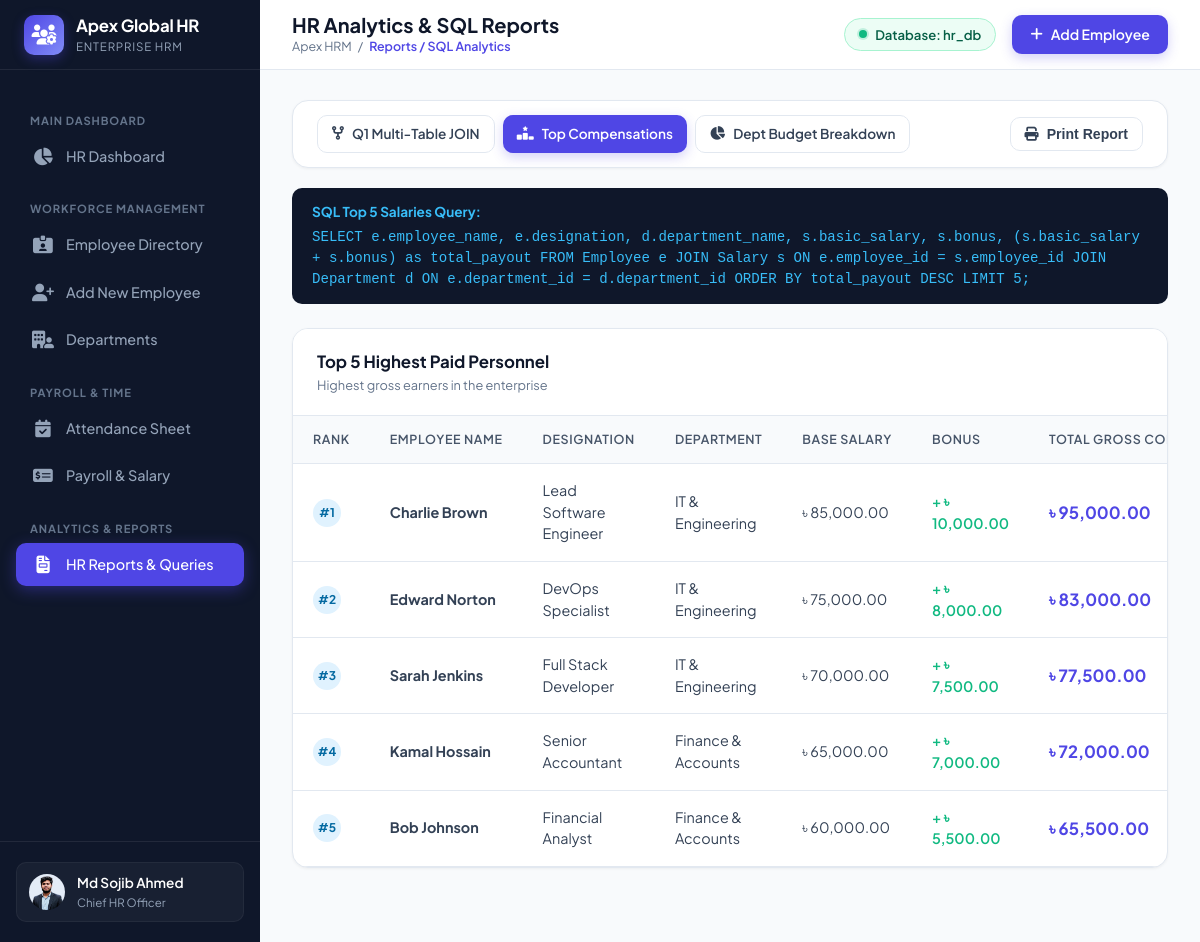
The page /reports.php?tab=q2 on the database as committed earlier.
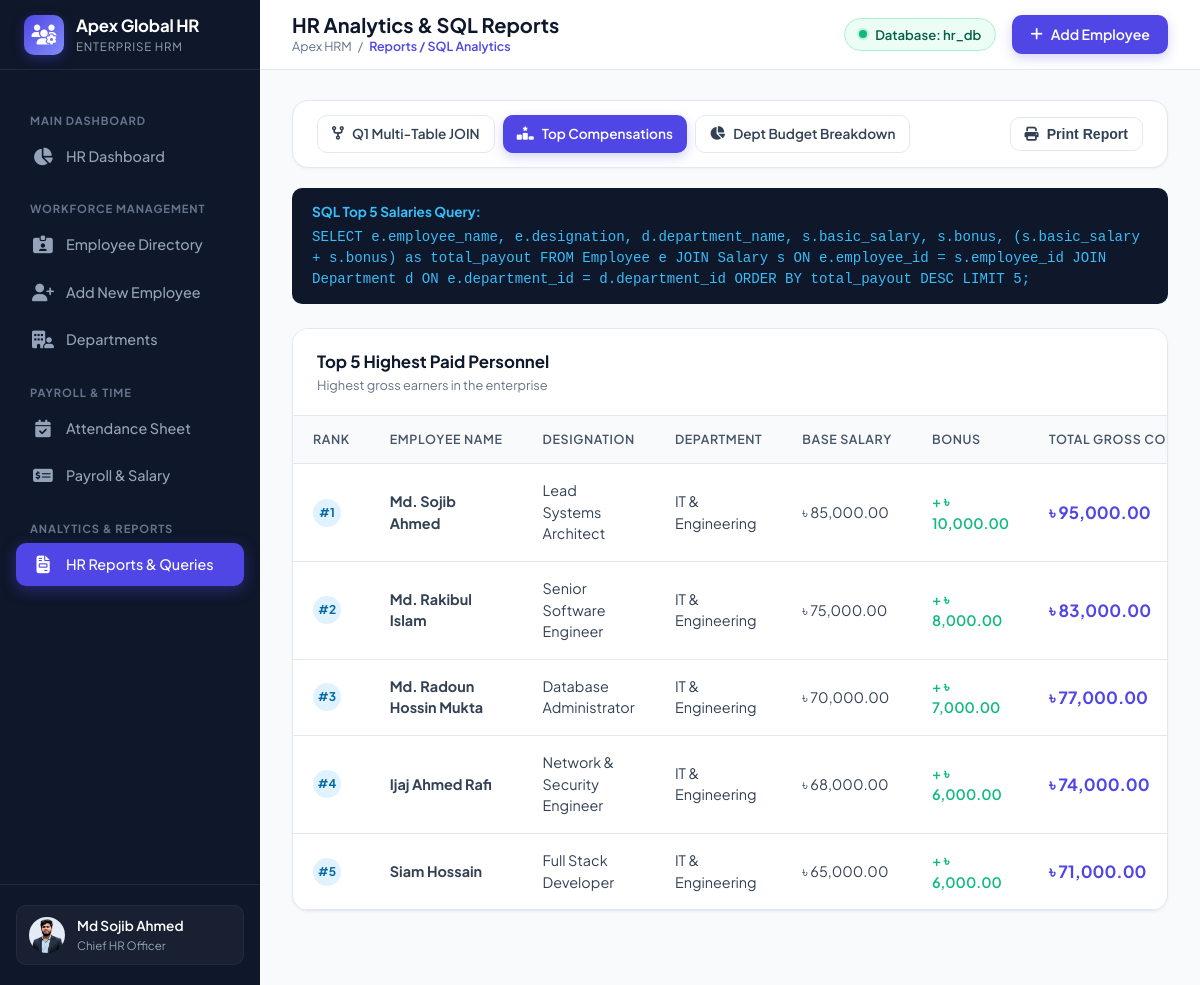
The same page on the database as committed later.
### tables this page shows
CREATE TABLE `Employee` (
    `employee_id` INT PRIMARY KEY,
    `employee_name` VARCHAR(100) NOT NULL,
    `department_id` INT NULL,
    `designation` VARCHAR(100) DEFAULT 'Specialist',
    `email` VARCHAR(100) NOT NULL,
    `phone` VARCHAR(30) DEFAULT '01700000000',
    `hire_date` DATE DEFAULT '2024-01-15',
    `status` ENUM('Active', 'On Leave', 'Suspended') DEFAULT 'Active',
    `created_at` TIMESTAMP DEFAULT CURRENT_TIMESTAMP,
    FOREIGN KEY (`department_id`) REFERENCES `Department`(`department_id`) ON DELETE SET NULL
);

CREATE TABLE `Department` (
    `department_id` INT AUTO_INCREMENT PRIMARY KEY,
    `department_name` VARCHAR(100) NOT NULL,
    `department_code` VARCHAR(20) DEFAULT 'GEN',
    `location` VARCHAR(100) DEFAULT 'Headquarters',
    `created_at` TIMESTAMP DEFAULT CURRENT_TIMESTAMP
);

CREATE TABLE `Salary` (
    `salary_id` INT AUTO_INCREMENT PRIMARY KEY,
    `employee_id` INT NOT NULL UNIQUE,
    `basic_salary` DECIMAL(10,2) NOT NULL,
    `bonus` DECIMAL(10,2) DEFAULT 0.00,
    `updated_at` TIMESTAMP DEFAULT CURRENT_TIMESTAMP ON UPDATE CURRENT_TIMESTAMP,
    FOREIGN KEY (`employee_id`) REFERENCES `Employee`(`employee_id`) ON DELETE CASCADE
);

### db.php (called while the page is built, shortened)
<?php
function format_bdt($amount) {
    return '৳ ' . number_format((float)$amount, 2);
}
?>

### reports.php (the view, shortened to what the changed rows need)
<?php
require_once 'db.php';
$active_tab = isset($_GET['tab']) ? $_GET['tab'] : 'q1';
$sql_q1 = "SELECT
            e.employee_name,
            d.department_name,
            e.email,
            s.basic_salary,
            s.bonus,
            a.attendance_date,
            a.status
        FROM Employee e
        LEFT JOIN Department d ON e.department_id = d.department_id
        LEFT JOIN Salary s ON e.employee_id = s.employee_id
        LEFT JOIN Attendance a ON e.employee_id = a.employee_id
        ORDER BY a.attendance_date DESC, e.employee_name ASC";
$res_q1 = mysqli_query($conn, $sql_q1);
$sql_q2 = "SELECT
            e.employee_name,
            e.designation,
            d.department_name,
            s.basic_salary,
            s.bonus,
            (s.basic_salary + s.bonus) as total_payout
        FROM Employee e
        JOIN Salary s ON e.employee_id = s.employee_id
        JOIN Department d ON e.department_id = d.department_id
        ORDER BY total_payout DESC
        LIMIT 5";
$res_q2 = mysqli_query($conn, $sql_q2);
include_once 'includes/header.php';
?>
<?php if ($active_tab == 'q1'): ?>
  <div class="query-box-banner">
    <div>
      <div style="font-weight:700; color:#38bdf8; margin-bottom:4px;">SQL Multi-Table JOIN Statement (Exercise Question 1):</div>
      <div class="query-code" style="white-space:pre-wrap; font-size:0.8rem; line-height:1.4;">SELECT e.employee_name, d.department_name, e.email, s.basic_salary, s.bonus, a.attendance_date, a.status
FROM Employee e
LEFT JOIN Department d ON e.department_id = d.department_id
LEFT JOIN Salary s ON e.employee_id = s.employee_id
LEFT JOIN Attendance a ON e.employee_id = a.employee_id
ORDER BY a.attendance_date DESC, e.employee_name ASC;</div>
    </div>
  </div>
  <div class="app-card">
    <div class="card-header-custom">
      <div>
        <div class="card-title">Exercise Q1 Results: Employee, Department, Salary & Attendance</div>
        <div class="card-subtitle">Full Left Join output across 4 relational tables</div>
      </div>
    </div>
    <div class="table-responsive">
      <table class="custom-table">
        <thead>
          <tr>
            <th>Employee Name</th>
            <th>Department</th>
            <th>Email</th>
            <th>Basic Salary</th>
            <th>Bonus</th>
            <th>Attendance Date</th>
            <th>Attendance Status</th>
          </tr>
        </thead>
        <tbody>
          <?php if ($res_q1 && mysqli_num_rows($res_q1) > 0): ?>
            <?php while ($r = mysqli_fetch_assoc($res_q1)):
              $st = $r['status'] ?? 'Present';
              $badge = ($st == 'Present') ? 'badge-present' : (($st == 'Absent') ? 'badge-absent' : 'badge-leave');
            ?>
              <tr>
                <td><strong><?php echo htmlspecialchars($r['employee_name']); ?></strong></td>
                <td><span class="badge-custom badge-active"><?php echo htmlspecialchars($r['department_name'] ?? 'N/A'); ?></span></td>
                <td><?php echo htmlspecialchars($r['email']); ?></td>
                <td><?php echo format_bdt($r['basic_salary'] ?? 0); ?></td>
                <td><span style="color:var(--success); font-weight:600;">+ <?php echo format_bdt($r['bonus'] ?? 0); ?></span></td>
                <td><?php echo htmlspecialchars($r['attendance_date'] ?? 'N/A'); ?></td>
                <td><span class="badge-custom <?php echo $badge; ?>"><?php echo htmlspecialchars($st); ?></span></td>
              </tr>
            <?php endwhile; ?>
          <?php endif; ?>
        </tbody>
      </table>
    </div>
  </div>
<?php elseif ($active_tab == 'q2'): ?>
  <div class="app-card">
    <div class="table-responsive">
      <table class="custom-table">
        <thead>
          <tr>
            <th>Rank</th>
            <th>Employee Name</th>
            <th>Designation</th>
            <th>Department</th>
            <th>Base Salary</th>
            <th>Bonus</th>
            <th>Total Gross Compensation</th>
          </tr>
        </thead>
        <tbody>
          <?php if ($res_q2 && mysqli_num_rows($res_q2) > 0): $rank = 1; ?>
            <?php while ($r = mysqli_fetch_assoc($res_q2)): ?>
              <tr>
                <td><span class="badge-custom badge-active" style="width:28px; height:28px; justify-content:center; border-radius:50%; font-weight:700;">#<?php echo $rank++; ?></span></td>
                <td><strong><?php echo htmlspecialchars($r['employee_name']); ?></strong></td>
                <td><?php echo htmlspecialchars($r['designation']); ?></td>
                <td><?php echo htmlspecialchars($r['department_name']); ?></td>
                <td><?php echo format_bdt($r['basic_salary']); ?></td>
                <td><span style="color:var(--success); font-weight:600;">+ <?php echo format_bdt($r['bonus']); ?></span></td>
                <td><strong style="color:var(--primary); font-size:1.05rem;"><?php echo format_bdt($r['total_payout']); ?></strong></td>
              </tr>
            <?php endwhile; ?>
          <?php endif; ?>
        </tbody>
      </table>
    </div>
  </div>
<?php endif; ?>
<?php include_once 'includes/footer.php'; ?>

Rows that differ between the two databases and show on the page:
no longer on this page (row edited): employee: employee_name "Edward Norton", designation "DevOps Specialist", department.department_name "IT & Engineering", salary.basic_salary "৳ 75,000.00", salary.bonus "৳ 8,000.00", total_payout "৳ 83,000.00"
no longer on this page (row edited): employee: employee_name "Sarah Jenkins", designation "Full Stack Developer", department.department_name "IT & Engineering", salary.basic_salary "৳ 70,000.00", salary.bonus "৳ 7,500.00", total_payout "৳ 77,500.00"
no longer on this page (row edited): employee: employee_name "Kamal Hossain", designation "Senior Accountant", department.department_name "Finance & Accounts", salary.basic_salary "৳ 65,000.00", salary.bonus "৳ 7,000.00", total_payout "৳ 72,000.00"
now on this page (row edited): employee: employee_name "Md. Sojib Ahmed", designation "Lead Systems Architect", department.department_name "IT & Engineering", salary.basic_salary "৳ 85,000.00", salary.bonus "৳ 10,000.00", total_payout "৳ 95,000.00"
now on this page (row edited): employee: employee_name "Md. Rakibul Islam", designation "Senior Software Engineer", department.department_name "IT & Engineering", salary.basic_salary "৳ 75,000.00", salary.bonus "৳ 8,000.00", total_payout "৳ 83,000.00"
changed employee: employee_name "Charlie Brown" → "Md. Radoun Hossin Mukta"; designation "Lead Software Engineer" → "Database Administrator"; salary.basic_salary "৳ 85,000.00" → "৳ 70,000.00"; salary.bonus "৳ 10,000.00" → "৳ 7,000.00"; total_payout "৳ 95,000.00" → "৳ 77,000.00"
added employee: employee_name "Ijaj Ahmed Rafi", designation "Network & Security Engineer", department.department_name "IT & Engineering", salary.basic_salary "৳ 68,000.00", salary.bonus "৳ 6,000.00", total_payout "৳ 74,000.00"
changed employee: employee_name "Bob Johnson" → "Siam Hossain"; designation "Financial Analyst" → "Full Stack Developer"; department.department_name "Finance & Accounts" → "IT & Engineering"; salary.basic_salary "৳ 60,000.00" → "৳ 65,000.00"; salary.bonus "৳ 5,500.00" → "৳ 6,000.00"; total_payout "৳ 65,500.00" → "৳ 71,000.00"
